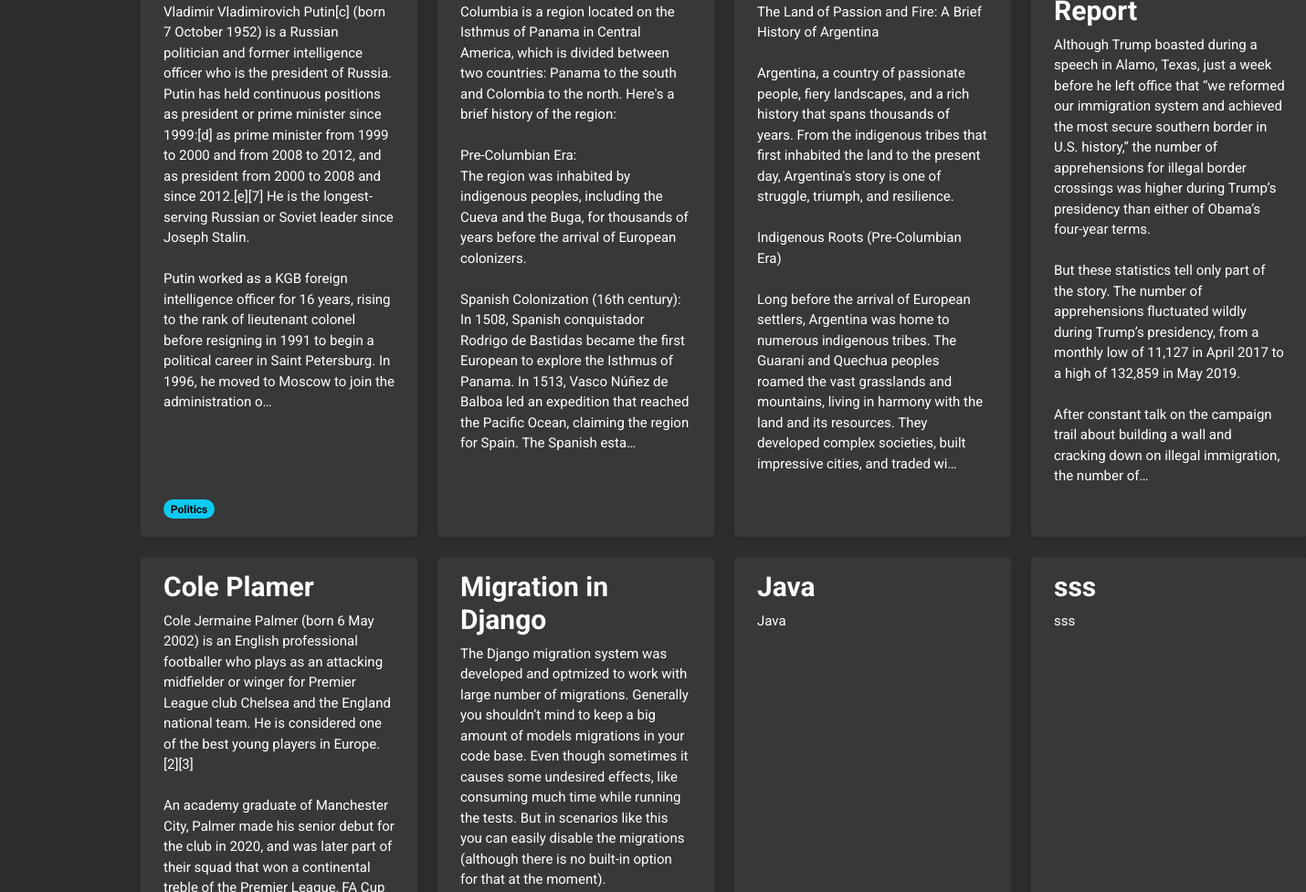
/notes/ (signed in, middle part), run on an earlier commit of the app's database.
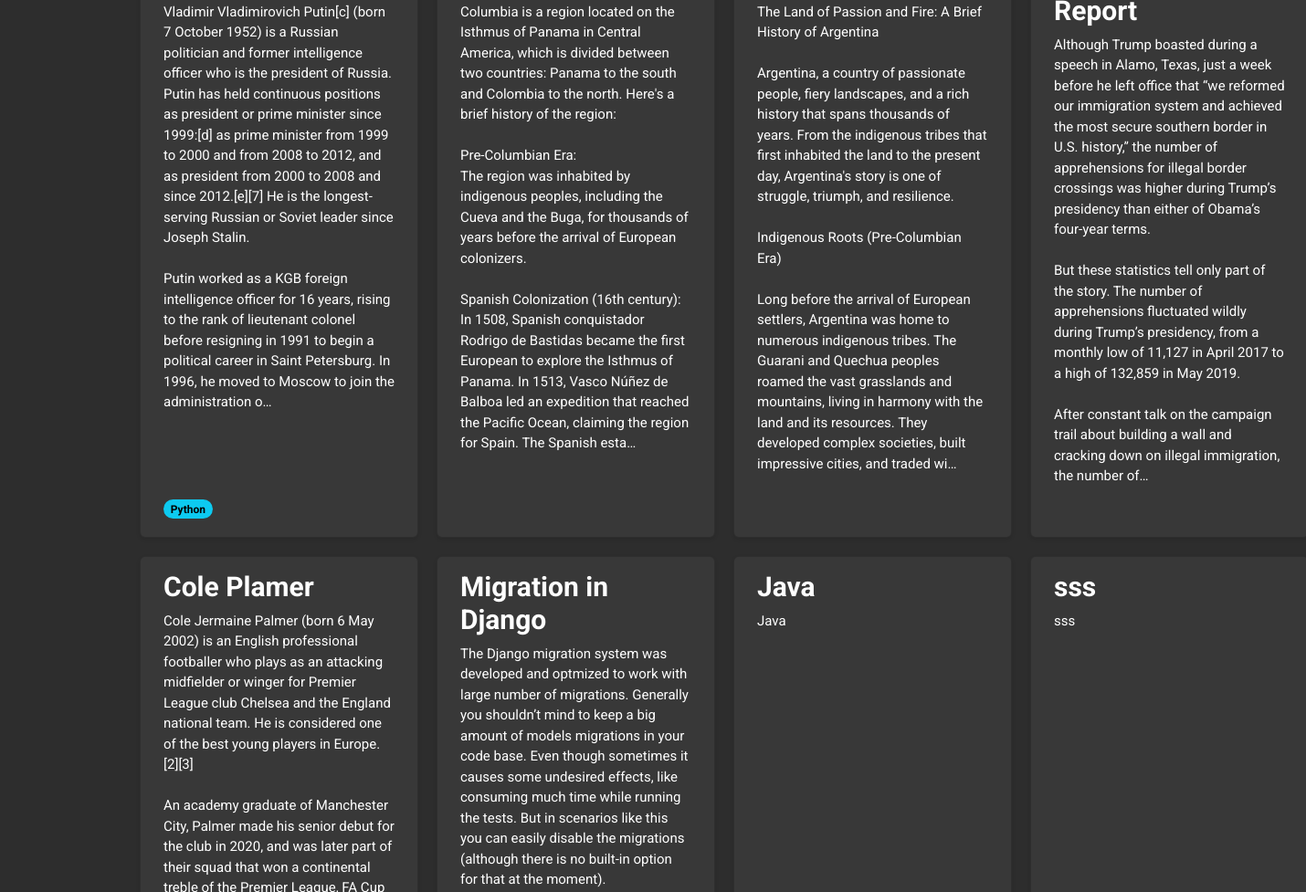
And on a later commit of the database.
### notes/models.py (models this page shows, shortened)
class Note(models.Model):
    user= models.ForeignKey(CustomUser,on_delete=models.CASCADE, related_name='user')
    title= models.CharField(max_length=100, null=False)
    body= models.TextField()
    label= models.ForeignKey(Label, on_delete=models.SET_NULL, related_name="notes", blank=True, null=True)
    archived= models.BooleanField(default=False)
    pinned= models.BooleanField(default= False)
    created = models.DateTimeField(auto_now_add= True)
    updated= models.DateTimeField(auto_now=True)
    class Meta:
        ordering= ['-updated']
        indexes= [
            models.Index(fields=["-updated"])
        ]
        verbose_name = "Note"
        verbose_name_plural= "Notes"

class Label(models.Model):
    user = models.ForeignKey(CustomUser, on_delete=models.CASCADE, related_name='labels', default=None)
    name = models.CharField(max_length=50, unique=True, null=False)
    class Meta:
        verbose_name = "Label"
        verbose_name_plural= "Labels"

### notes/views.py (the view)
# urls.py: path('', notes_list, name='note_list'),
@login_required
def notes_list(request):
    user = request.user
    form = NoteForm()
    pinned_notes = Note.objects.filter(user=user, pinned=True, archived=False)
    other_notes = Note.objects.filter(user=user, pinned=False, archived=False)
    return render(request,
                  'notes/note/list.html',
                  {'pinned_notes': pinned_notes,
                   'other_notes': other_notes,
                   'form': form})

### notes/context_processors.py (called while the page is built)
def labels_processor(request):
    if request.user.is_authenticated:
        labels = Label.objects.filter(user=request.user)
    else:
        labels = Label.objects.none()
    return {
        'labels': labels,
    }

### notes/templates/notes/note/list.html (shortened to what this page needs)
{% extends "notes/base.html" %}
{% block content %}
{% load static %}
<div class="card-container">
    {% for other_note in other_notes %}
    <div class="card" data-note-id="{{ other_note.id }}">
        <a href="#" class="note-link" data-note-id="{{ other_note.id }}">
            <h5 class="card-title">{{ other_note.title }}</h5>
            <p class="card-text">{{ other_note.body|truncatechars:650 }}</p>
        </a>
        <span class="badge rounded-pill text-bg-info">{{ other_note.label.name }}</span>
    </div>
    {% endfor %}
</div>
{% endblock %}

What changed in the data, as far as the page shows it:
changed Note: label.name "Politics" → "Python"
